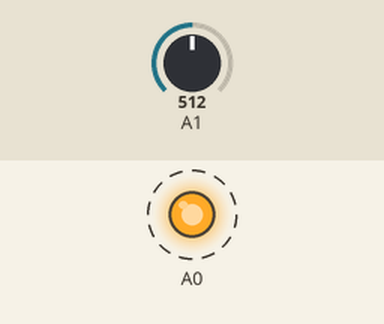
The sketch below on a simulated Arduino Uno, built with avr-gcc and run on an emulated ATmega328P. Shown: output pins drawn as LEDs (lit = HIGH). Dashed ring = blinking. The inputs (shaded band) are chosen by the test bench; at power-on: A1 = 512. What the sketch prints to the serial monitor is not drawn.

Above: at 1.09 s.
1.3 s: A1 set to 900
At 2.14 s:
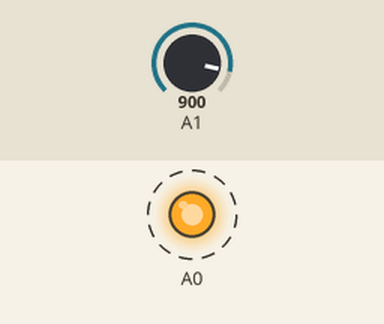
4.3 s: A1 set to 1023
At 5.0 s:
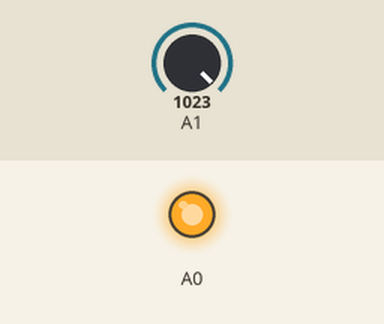
Timing chart, 0 to 7.3 s (numbered marks = the images above; inputs shaded):
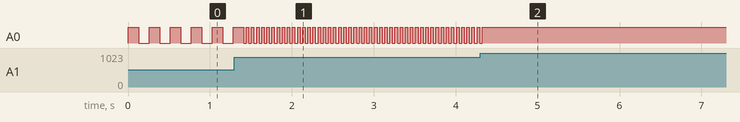

Measured:
- after the input at 1.3 s, A0: alternates HIGH for 0.03 s and LOW for 0.03 s, starting after 0.14 s
- after the input at 4.3 s, A0: goes on until 4.3 s, then stays HIGH
- by itself, A0: alternates HIGH for 0.13 s and LOW for 0.13 s

The sketch:

program.ino
```cpp
void setup() {
  Serial.begin(9600);
  pinMode(A0, OUTPUT);
}

void loop() {
  int a = map(analogRead(A1), 0, 1024, 255, 0);

  if (a > 1) {
    digitalWrite(A0, !digitalRead(A0));
    delay(a);
  } else {
    digitalWrite(A0, HIGH);
  }
  Serial.println(a);
}
```
